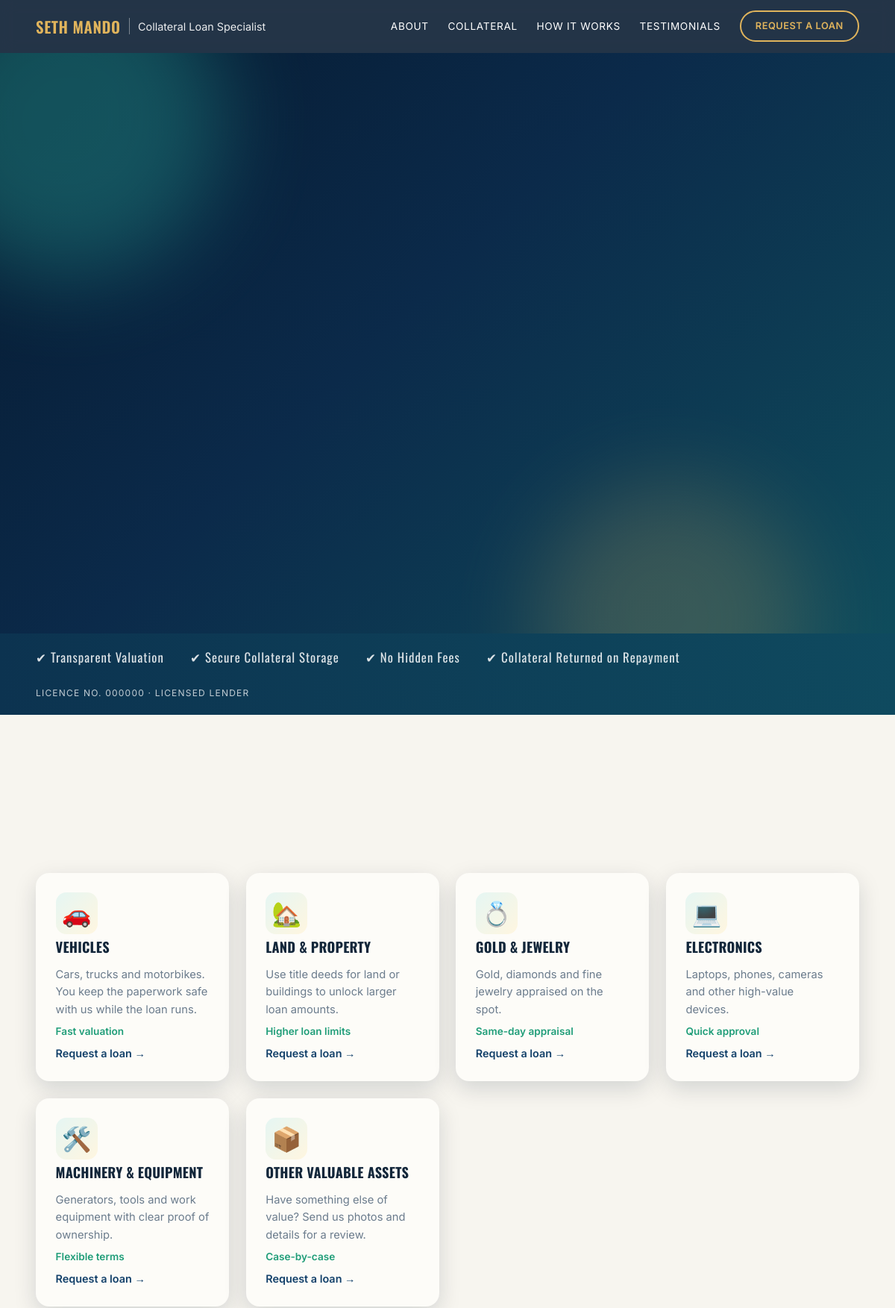
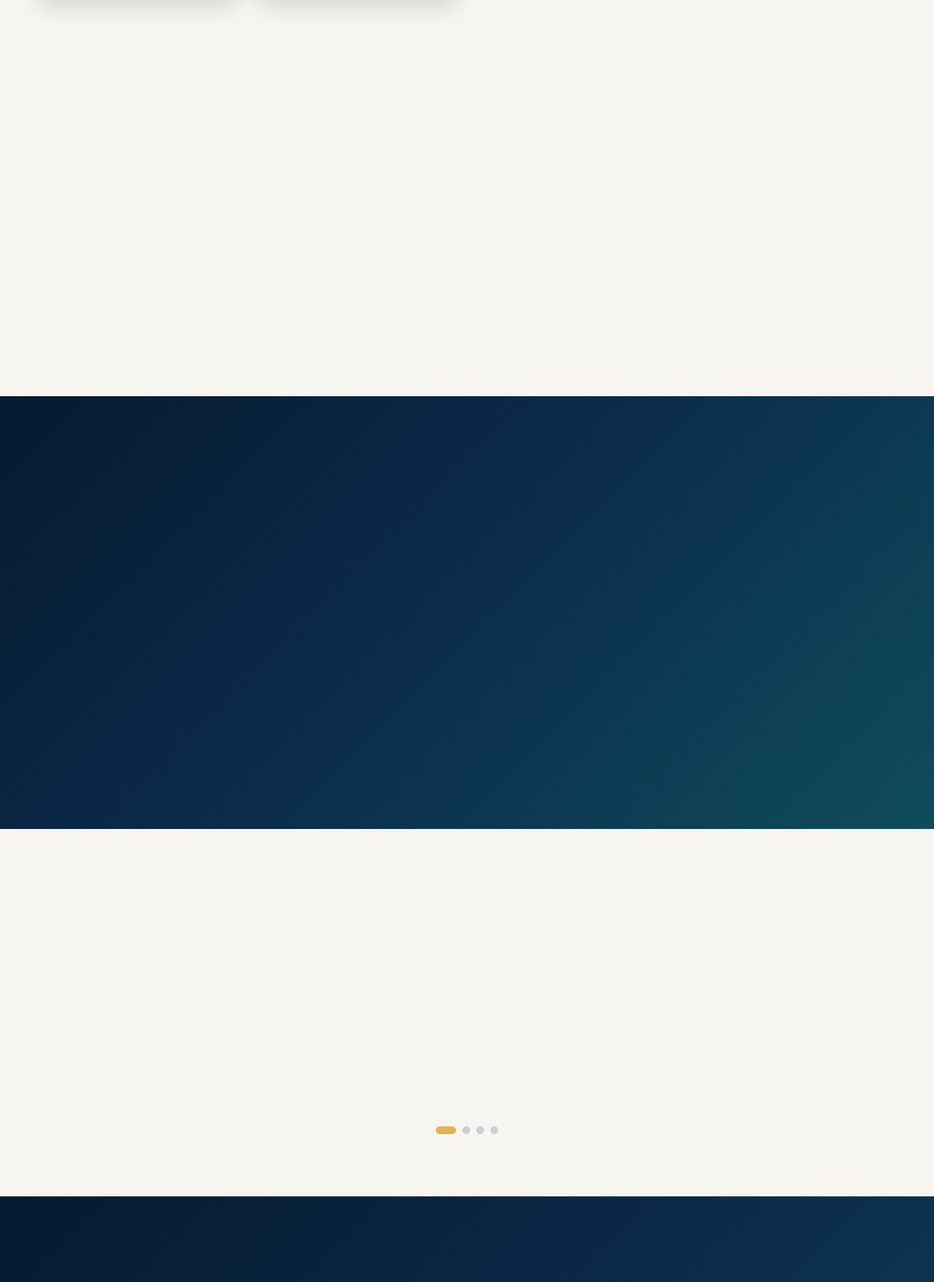
The page / (upper part) on the database its author committed (2 pictures, top to bottom).
### core/models.py (models this page shows, shortened)
class Service(models.Model):
    title = models.CharField(max_length=120)
    category = models.CharField(max_length=20, choices=COLLATERAL_CHOICES)
    description = models.TextField()
    icon = models.CharField(max_length=8, default="🚗", help_text="Emoji shown on the card")
    rate_from = models.CharField(max_length=40, blank=True, help_text='Short highlight, e.g. "Same-day valuation"')
    order = models.PositiveIntegerField(default=0)
    is_active = models.BooleanField(default=True)
    class Meta:
        ordering = ["order", "id"]

### core/views.py (the view)
# urls.py: path("", views.index, name="index"),
@require_http_methods(["GET", "POST"])
def index(request):
    if request.method == "POST":
        form = LoanRequestForm(request.POST, request.FILES)
        is_ajax = request.headers.get("x-requested-with") == "XMLHttpRequest"
        if form.is_valid():
            with transaction.atomic():
                loan_request = form.save()
                for img in form.cleaned_data["images"]:
                    CollateralImage.objects.create(loan_request=loan_request, image=img)
            if is_ajax:
                return JsonResponse({"ok": True, "message": SUCCESS_MSG})
            messages.success(request, SUCCESS_MSG)
            return redirect("/#request")
        if is_ajax:
            return JsonResponse({"ok": False, "errors": form.errors.get_json_data()}, status=400)
    else:
        form = LoanRequestForm()
    context = {
        "form": form,
        "services": Service.objects.filter(is_active=True),
        "testimonials": Testimonial.objects.filter(is_active=True),
    }
    return render(request, "core/index.html", context)

### core/context_processors.py (called while the page is built)
def site_info(request):
    return {"SITE": settings.SITE_INFO}

### core/templates/core/index.html (shortened to what this page needs)
{% extends "core/base.html" %}
{% load static %}
{% block content %}
<header class="nav" id="top">
  <div class="container nav__inner">
    <a href="#top" class="brand">
      <span class="brand__name">{{ SITE.name|upper }}</span>
      <span class="brand__title">{{ SITE.title }}</span>
    </a>
    <nav class="nav__links" id="navLinks">
      <a href="#about">About</a>
      <a href="#collateral">Collateral</a>
      <a href="#process">How It Works</a>
      <a href="#testimonials">Testimonials</a>
      <a href="#request" class="btn btn--outline-gold btn--sm">Request a Loan</a>
    </nav>
  </div>
</header>
<main>
<section class="hero" id="about">
  <div class="hero__orb hero__orb--1"></div>
  <div class="hero__orb hero__orb--2"></div>
  <div class="container hero__grid">
  </div>
</section>
<section class="partners" aria-label="Why borrow with us">
  <div class="container partners__inner">
    <ul class="partners__list">
      <li>✔ Transparent Valuation</li>
      <li>✔ Secure Collateral Storage</li>
      <li>✔ No Hidden Fees</li>
      <li>✔ Collateral Returned on Repayment</li>
    </ul>
    <span class="partners__license">{{ SITE.license }} · Licensed Lender</span>
  </div>
</section>
<section class="section" id="collateral">
  <div class="container">
    <div class="cards" id="serviceGrid">
      {% for s in services %}
      <article class="card">
        <div class="card__icon">{{ s.icon }}</div>
        <h3>{{ s.title }}</h3>
        <p>{{ s.description }}</p>
        {% if s.rate_from %}<span class="card__rate">{{ s.rate_from }}</span>{% endif %}
        <a href="#request" class="card__link" data-select-collateral="{{ s.category }}">Request a loan →</a>
      </article>
      {% empty %}
      <p class="empty">No collateral types yet. Run <code>python manage.py seed_data</code> or add some in the admin.</p>
      {% endfor %}
    </div>
  </div>
</section>
<section class="section section--dark" id="process">
  <div class="container">
  </div>
</section>
<section class="section" id="testimonials">
  <div class="container">
    <div class="slider__dots" id="sliderDots"></div>
  </div>
</section>
<section class="section section--dark" id="request">
  <div class="container contact">
  </div>
</section>
</main>
{% endblock %}

### core/templates/core/base.html (shortened to what this page needs)
{% load static %}<!DOCTYPE html>
<html lang="en">
<head>
  <link rel="stylesheet" href="{% static 'css/style.css' %}">
</head>
<body>
  {% block content %}{% endblock %}
</body>
</html>

### rows shown on the page
Service: icon "🚗", title "VEHICLES", description "Cars, trucks and motorbikes. You keep the paperwork safe with us while the loan runs.", rate_from "Fast valuation"
Service: icon "🏡", title "LAND & PROPERTY", description "Use title deeds for land or buildings to unlock larger loan amounts.", rate_from "Higher loan limits"
Service: icon "💍", title "GOLD & JEWELRY", description "Gold, diamonds and fine jewelry appraised on the spot.", rate_from "Same-day appraisal"
Service: icon "💻", title "ELECTRONICS", description "Laptops, phones, cameras and other high-value devices.", rate_from "Quick approval"
Service: icon "🛠️", title "MACHINERY & EQUIPMENT", description "Generators, tools and work equipment with clear proof of ownership.", rate_from "Flexible terms"
Service: icon "📦", title "OTHER VALUABLE ASSETS", description "Have something else of value? Send us photos and details for a review.", rate_from "Case-by-case"

### other values the page prints
{{ SITE.name|upper }} "SETH MANDO"
{{ SITE.title }} "Collateral Loan Specialist"
{{ SITE.license }} "LICENCE NO. 000000"
